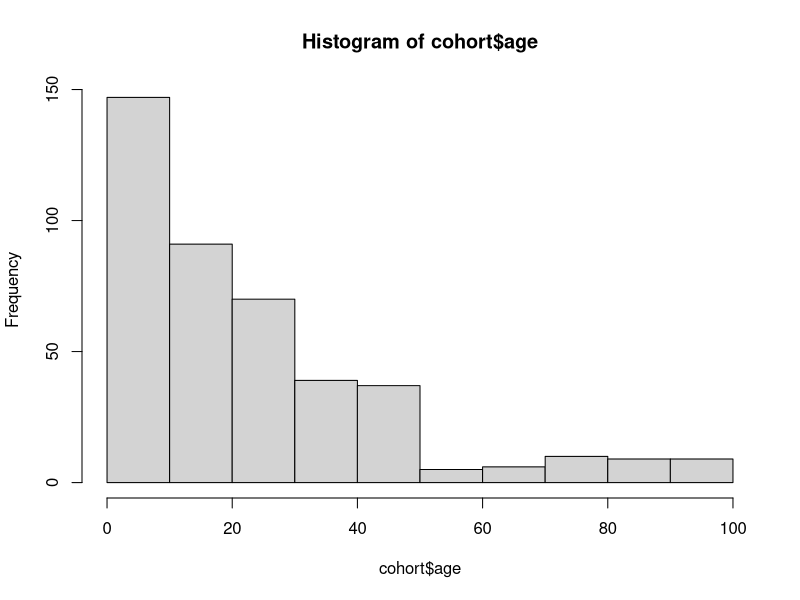

This chart was generated by the following R code: (Note: this script raises an error after producing the figure.)
#############################
#Author: Veronica Malizia
#Date: 27/11/2021
#R version: 3.6.1

#This will generate a first toy model for human demography (with age/birth/deaths)
#Data: 
# - Initial cohort population from WORMSIM input file
# - Death_rates_Uganda_2019 specific by age (from: https://apps.who.int/gho/data/view.searo.61730?lang=en)

#############################
rm(list = ls())

library(tidyverse)
library(readxl)
library(foreach)
library(doParallel)

################
#Initial population
#Starting with the initial cohort
################
pop0 <- read_xlsx("Initial population.xlsx")
death_rates <- read.csv("death_rates_Uganda_2019.csv")
prob_death <- read.csv("prob_death_Uganda_2019.csv")
le <- 60 #Life expectancy (Uganda)

cohort <- tibble(age = round(c(runif(pop0$N_males[1], 0, pop0$Age_limit[1]),
                               runif(pop0$N_females[1], 0, pop0$Age_limit[1]))),
                 sex = c(rep(0, pop0$N_males[1]), rep(1, pop0$N_females[1]))) #Sub-Saharan Africa
#0=male, 1=female
for(i in 2:nrow(pop0)){
  tmp <- tibble(age = round(c(runif(pop0$N_males[i], pop0$Age_limit[i-1]+1, pop0$Age_limit[i]),
                              runif(pop0$N_females[i], pop0$Age_limit[i-1]+1, pop0$Age_limit[i]))),
                sex = c(rep(0, pop0$N_males[i]), rep(1, pop0$N_females[i])))
  cohort <- rbind(cohort, tmp) 
}

hist(cohort$age)

##Parameters
T <- 200 #number of years
ts <- T*12
birth_rate <- 34.8 #37 is crude annual birth rate Uganda, 34.8 for Sub-Saharan Africa (per 1000 individuals)
max.pop <- 700
#monthly time step

seeds <- 10
writeLines(c(""), "Sink_demography.txt") #initiate log file
writeLines(c(""), "Find_bug.txt") #initiate log file

cluster <- makeCluster(min(parallel::detectCores(logical = FALSE), seeds))
registerDoParallel(cluster)

results <- foreach(k = 1:seeds,
                   .inorder = TRUE,
                   .errorhandling = "remove",
                   #.combine = bind_rows,
                   .packages = c("tidyverse")) %dopar% {
                     #for each seed:
                     
                     #Time step events, for each individual
                     #Initialize
                     pop <- cohort
                     N <- nrow(pop)
                     
                     for(t in 1:ts){ 
                       
                       sink("Sink_demography.txt", append=TRUE)
                       cat(paste(Sys.time(), ": Starting seed", k, "time step", t, "\n", sep = " "))
                       sink()
                       
                       #The reaper(acts annually)
                       if(t %in% seq(1, ts, 12) & nrow(pop)>max.pop) #Januaries
                         pop <- slice_sample(pop, prop = 0.9)
                       
                       #Births
                       #for now birth rate does not depend on age-specific female fertility 
                       births <- rpois(1, (birth_rate*(nrow(pop)/1000))/12)
                       nb <- tibble(age=rep(0, births),
                                    sex=as.numeric(rbernoulli(births, 0.5))) #new born
                       
                       pop <- bind_rows(pop, nb)
                       
                       #Deaths
                       
                       if(t %in% seq(1, ts, 12) & nrow(pop)>max.pop){ #Januaries
                         ag <- as.numeric(cut(pop$age, c(-1, prob_death$Age_hi))) #age groups
                         # pop <- pop %>%
                         #   mutate(ag = ag)
                         for(i in 1:nrow(pop)){
                           if(pop$sex[i]==0){
                             if(rbernoulli(1, p=prob_death[ag[i], "Male"])){
                               death_month <- runif(1, 1, 12)
                               pop$death_age <- pop$age + death_month/12
                             }
                           }
                           if(pop$sex[i]==1){
                             if(rbernoulli(1, p=prob_death[ag[i], "Female"])){
                               death_month <- runif(1, 1, 12)
                               pop$death_age <- pop$age + death_month/12
                             }
                           }    
                         }
                       }
                       pop <- pop[-which(pop$age >= pop$death_age),]
                       
                       #Update age
                       pop$age <- pop$age + 1/12
                       N <- c(N, nrow(pop))
                       
                       # sink("Find_bug.txt", append=TRUE)
                       # cat(paste(Sys.time(), ": Time step", t, "NB:",
                       #           births, "deads", length(dead), "Pop size:", nrow(pop), "\n", sep = " "))
                       # sink()
                     }
                     
                     res <- tibble(time = 0:ts,
                                   seed = rep(k, (ts+1)),
                                   pop_size = N)
                   }
                      
stopCluster(cluster)

#Collating results
res <- bind_rows(results)

#Average results over simulations
avg_res <- res %>%
  group_by(time) %>%
  summarise(N = mean(pop_size))
            
ggplot(res) +
  geom_line(aes(x=time, y=pop_size, group = seed), color = "grey20", alpha = 0.3) +
  geom_line(data=avg_res, aes(x=time, y=N), size=1) +
  scale_y_continuous(name = "Population size (counts)",
                     breaks = seq(0, 1000, 200),
                     #limits = c(0, 1000),
                     expand = c(0, 0)) +
  scale_x_continuous(name = "Time [years]",
                     limits = c(0, ts),
                     expand = c(0, 0)) +
  expand_limits(x = 0,y = 0)

hist(cohort$age)
hist(pop$age, breaks = c(0, prob_death$Age_hi[-c(1, nrow(prob_death))]))

#Saving image
tiff("Demography_monthlyts.tif", width=7, height=6, units = "in", res = 300)
ggplot(res) +
  geom_line(aes(x=time, y=pop_size, group = seed), color = "grey20", alpha = 0.3) +
  geom_line(data=avg_res, aes(x=time, y=N), size=1) +
  scale_y_continuous(name = "Population size (counts)",
                     breaks = seq(0, 1000, 200),
                     limits = c(0, 1000),
                     expand = c(0, 0)) +
  scale_x_continuous(name = "Time [months]",
                     limits = c(0, ts),
                     expand = c(0, 0)) +
  expand_limits(x = 0,y = 0)
dev.off()


plot(N, type='l')
